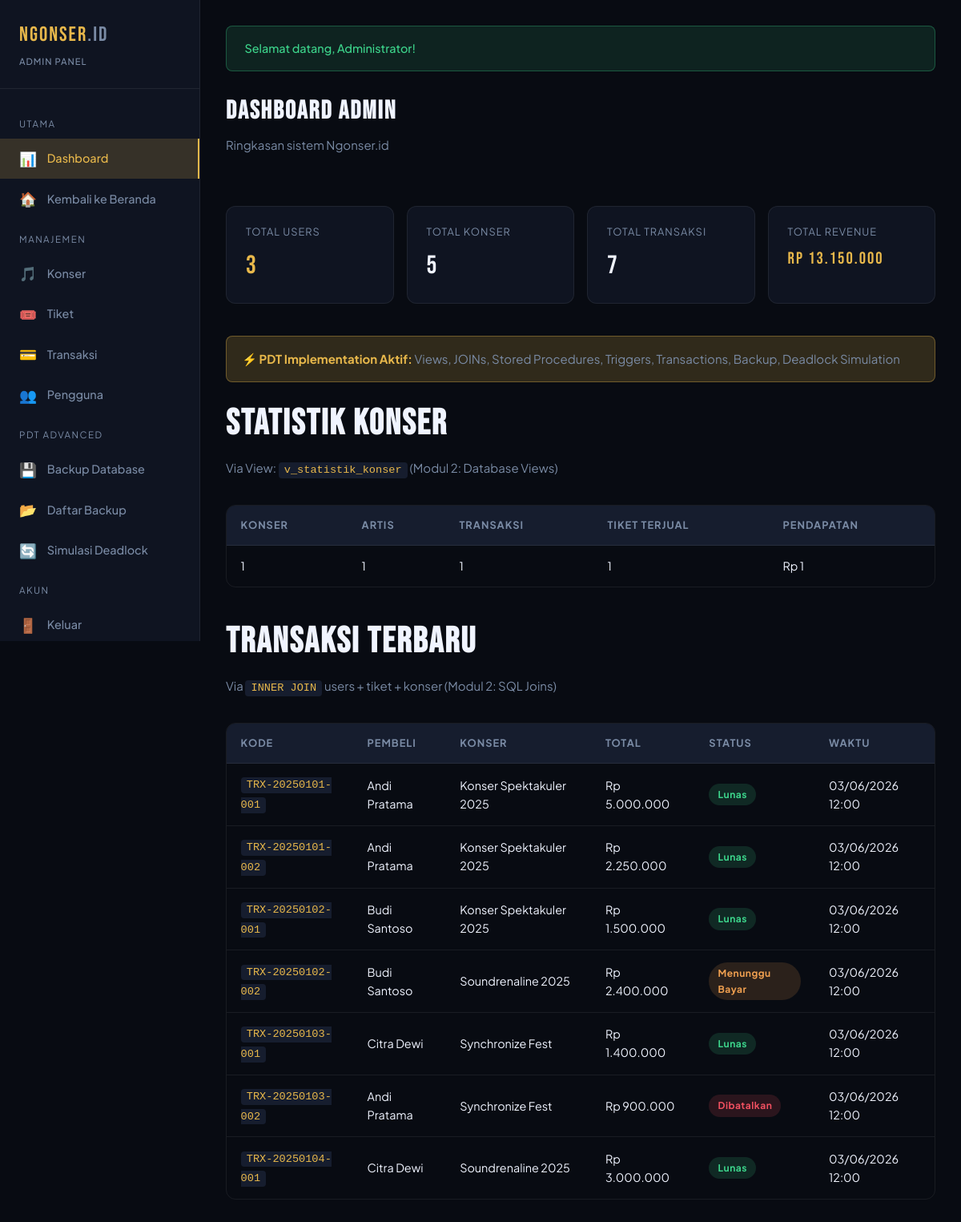
/admin.php (signed in), run on the app's committed database.
### tables this page shows
CREATE TABLE `transaksi` (
  `id` int NOT NULL AUTO_INCREMENT,
  `kode_transaksi` varchar(30) NOT NULL,
  `user_id` int NOT NULL,
  `tiket_id` int NOT NULL,
  `jumlah_tiket` int NOT NULL DEFAULT '1',
  `total_harga` decimal(14,2) NOT NULL,
  `status` enum('pending','paid','cancelled','refunded') DEFAULT 'pending',
  `metode_bayar` varchar(50) DEFAULT NULL,
  `catatan` text,
  `created_at` datetime DEFAULT CURRENT_TIMESTAMP,
  `updated_at` datetime DEFAULT CURRENT_TIMESTAMP ON UPDATE CURRENT_TIMESTAMP,
  PRIMARY KEY (`id`),
  UNIQUE KEY `kode_transaksi` (`kode_transaksi`),
  KEY `user_id` (`user_id`),
  KEY `tiket_id` (`tiket_id`),
  CONSTRAINT `transaksi_ibfk_1` FOREIGN KEY (`user_id`) REFERENCES `users` (`id`) ON DELETE CASCADE,
  CONSTRAINT `transaksi_ibfk_2` FOREIGN KEY (`tiket_id`) REFERENCES `tiket` (`id`) ON DELETE CASCADE
);

CREATE TABLE `users` (
  `id` int NOT NULL AUTO_INCREMENT,
  `nama` varchar(100) NOT NULL,
  `email` varchar(100) NOT NULL,
  `password` varchar(255) NOT NULL,
  `role` enum('admin','user') NOT NULL DEFAULT 'user',
  `phone` varchar(20) DEFAULT NULL,
  `created_at` datetime DEFAULT CURRENT_TIMESTAMP,
  `updated_at` datetime DEFAULT CURRENT_TIMESTAMP ON UPDATE CURRENT_TIMESTAMP,
  PRIMARY KEY (`id`),
  UNIQUE KEY `email` (`email`)
);

CREATE TABLE `konser` (
  `id` int NOT NULL AUTO_INCREMENT,
  `nama_konser` varchar(150) NOT NULL,
  `artis` varchar(100) NOT NULL,
  `venue` varchar(200) NOT NULL,
  `kota` varchar(100) NOT NULL,
  `tanggal_konser` date NOT NULL,
  `jam_mulai` time NOT NULL,
  `deskripsi` text,
  `poster` varchar(255) DEFAULT 'default.jpg',
  `status` enum('upcoming','ongoing','selesai','batal') DEFAULT 'upcoming',
  `created_at` datetime DEFAULT CURRENT_TIMESTAMP,
  PRIMARY KEY (`id`)
);

### admin.php (the view, shortened to what this page needs)
<?php
require_once __DIR__ . '/config/database.php';
$db   = getDB();
$page = sanitize($_GET['page'] ?? 'dashboard');
$data = [];
switch ($page) {
    case 'dashboard':
        $data['stats'] = $db->query("
            SELECT
                (SELECT COUNT(*) FROM users WHERE role='user') AS total_users,
                (SELECT COUNT(*) FROM konser)                   AS total_konser,
                (SELECT COUNT(*) FROM transaksi)                AS total_trx,
                (SELECT SUM(total_harga) FROM transaksi WHERE status='paid') AS total_revenue
        ")->fetch_assoc();
        $data['konser_stats'] = $db->query("SELECT * FROM v_statistik_konser LIMIT 5")->fetch_all(MYSQLI_ASSOC);
        $data['recent_trx']   = $db->query("
            SELECT tr.kode_transaksi, u.nama, k.nama_konser, tr.total_harga, tr.status, tr.created_at
            FROM transaksi tr
            INNER JOIN users u  ON tr.user_id  = u.id
            INNER JOIN tiket t  ON tr.tiket_id = t.id
            INNER JOIN konser k ON t.konser_id = k.id
            ORDER BY tr.created_at DESC LIMIT 8
        ")->fetch_all(MYSQLI_ASSOC);
        break;
}
require_once __DIR__ . '/admin_layout.php';
?>
<?php if ($page === 'dashboard'): ?>
<div class="d-flex justify-between align-center mb-4 flex-wrap">
  <div>
    <h1 class="page-title">DASHBOARD ADMIN</h1>
    <p class="page-subtitle">Ringkasan sistem Ngonser.id</p>
  </div>
</div>
<div class="stats-grid">
  <div class="stat-card">
    <div class="stat-label">Total Users</div>
    <div class="stat-value"><?= $data['stats']['total_users'] ?? 0 ?></div>
  </div>
  <div class="stat-card">
    <div class="stat-label">Total Konser</div>
    <div class="stat-value white"><?= $data['stats']['total_konser'] ?? 0 ?></div>
  </div>
  <div class="stat-card">
    <div class="stat-label">Total Transaksi</div>
    <div class="stat-value white"><?= $data['stats']['total_trx'] ?? 0 ?></div>
  </div>
  <div class="stat-card">
    <div class="stat-label">Total Revenue</div>
    <div class="stat-value" style="font-size:1.3rem"><?= formatRupiah($data['stats']['total_revenue'] ?? 0) ?></div>
  </div>
</div>
<div class="highlight-box mb-4">
  <strong class="text-accent">⚡ PDT Implementation Aktif:</strong>
  <span class="text-muted"> Views, JOINs, Stored Procedures, Triggers, Transactions, Backup, Deadlock Simulation</span>
</div>
<h2 class="section-title mb-1">STATISTIK KONSER</h2>
<p class="page-subtitle">Via View: <code>v_statistik_konser</code> (Modul 2: Database Views)</p>
<div class="table-wrapper mb-4">
  <table>
    <thead><tr><th>Konser</th><th>Artis</th><th>Transaksi</th><th>Tiket Terjual</th><th>Pendapatan</th></tr></thead>
    <tbody>
      <?php foreach ($data['konser_stats'] as $r): ?>
      <tr>
        <td><?= e($r['nama_konser']) ?></td>
        <td><?= e($r['artis']) ?></td>
        <td><?= $r['total_transaksi'] ?></td>
        <td><?= number_format($r['tiket_terjual'] ?? 0) ?></td>
        <td><?= formatRupiah($r['total_pendapatan'] ?? 0) ?></td>
      </tr>
      <?php endforeach; ?>
    </tbody>
  </table>
</div>
<h2 class="section-title mb-1">TRANSAKSI TERBARU</h2>
<p class="page-subtitle">Via <code>INNER JOIN</code> users + tiket + konser (Modul 2: SQL Joins)</p>
<div class="table-wrapper">
  <table>
    <thead><tr><th>Kode</th><th>Pembeli</th><th>Konser</th><th>Total</th><th>Status</th><th>Waktu</th></tr></thead>
    <tbody>
      <?php foreach ($data['recent_trx'] as $r): ?>
      <tr>
        <td><code><?= e($r['kode_transaksi']) ?></code></td>
        <td><?= e($r['nama']) ?></td>
        <td><?= e($r['nama_konser']) ?></td>
        <td><?= formatRupiah($r['total_harga']) ?></td>
        <td><?= slugStatus($r['status']) ?></td>
        <td><?= date('d/m/Y H:i', strtotime($r['created_at'])) ?></td>
      </tr>
      <?php endforeach; ?>
    </tbody>
  </table>
</div>
<?php endif; ?>
  </div>
</div>
</body>
</html>

### admin_layout.php (shortened to what this page needs)
<?php
require_once __DIR__ . '/config/database.php';
$flash = getFlash();
$currentPage = basename($_SERVER['PHP_SELF']);
?>
<!DOCTYPE html>
<html lang="id">
<head>
  <link rel="stylesheet" href="<?= APP_URL ?>/assets/css/style.css">
</head>
<body>
<div class="layout-admin">
  <aside class="sidebar">
    <div class="sidebar-brand">
      NGONSER<span style="color:var(--text-muted)">.ID</span>
      <small>Admin Panel</small>
    </div>
    <nav class="sidebar-menu">
      <div class="sidebar-section">Utama</div>
      <a href="<?= APP_URL ?>/admin.php"      class="sidebar-item <?= $currentPage==='admin.php'?'active':'' ?>">
        <span class="icon">📊</span> Dashboard
      </a>
      <a href="<?= APP_URL ?>/dashboard.php"  class="sidebar-item">
        <span class="icon">🏠</span> Kembali ke Beranda
      </a>
      <div class="sidebar-section">Manajemen</div>
      <a href="<?= APP_URL ?>/admin.php?page=konser"      class="sidebar-item <?= ($_GET['page']??'')==='konser'?'active':'' ?>">
        <span class="icon">🎵</span> Konser
      </a>
      <a href="<?= APP_URL ?>/admin.php?page=tiket"        class="sidebar-item <?= ($_GET['page']??'')==='tiket'?'active':'' ?>">
        <span class="icon">🎟️</span> Tiket
      </a>
      <a href="<?= APP_URL ?>/admin.php?page=transaksi"   class="sidebar-item <?= ($_GET['page']??'')==='transaksi'?'active':'' ?>">
        <span class="icon">💳</span> Transaksi
      </a>
      <a href="<?= APP_URL ?>/admin.php?page=users"       class="sidebar-item <?= ($_GET['page']??'')==='users'?'active':'' ?>">
        <span class="icon">👥</span> Pengguna
      </a>
      <div class="sidebar-section">PDT Advanced</div>
      <a href="<?= APP_URL ?>/backup.php"     class="sidebar-item <?= $currentPage==='backup.php'?'active':'' ?>">
        <span class="icon">💾</span> Backup Database
      </a>
      <a href="<?= APP_URL ?>/backup_list.php" class="sidebar-item <?= $currentPage==='backup_list.php'?'active':'' ?>">
        <span class="icon">📂</span> Daftar Backup
      </a>
      <a href="<?= APP_URL ?>/admin.php?page=deadlock"    class="sidebar-item <?= ($_GET['page']??'')==='deadlock'?'active':'' ?>">
        <span class="icon">🔄</span> Simulasi Deadlock
      </a>
      <div class="sidebar-section">Akun</div>
      <a href="<?= APP_URL ?>/logout.php" class="sidebar-item">
        <span class="icon">🚪</span> Keluar
      </a>
    </nav>
  </aside>
  <div class="main-content">
    <?php if ($flash): ?>
      <div class="flash flash-<?= e($flash['type']) ?>"><?= e($flash['msg']) ?></div>
    <?php endif; ?>

### config/database.php (shortened to what this page needs)
<?php
function e(string $str): string {
    return htmlspecialchars($str, ENT_QUOTES, 'UTF-8');
}
function sanitize(string $str): string {
    return trim(strip_tags($str));
}
function getFlash(): ?array {
    if (isset($_SESSION['flash'])) {
        $flash = $_SESSION['flash'];
        return $flash;
    }
    return null;
}
function formatRupiah(float $angka): string {
    return 'Rp ' . number_format($angka, 0, ',', '.');
}
function slugStatus(string $status): string {
    return match($status) {
        'paid'      => '<span class="badge badge-success">Lunas</span>',
        'pending'   => '<span class="badge badge-warning">Menunggu Bayar</span>',
        'cancelled' => '<span class="badge badge-danger">Dibatalkan</span>',
        'refunded'  => '<span class="badge badge-info">Refunded</span>',
        default     => '<span class="badge badge-secondary">' . e($status) . '</span>'
    };
}

### data on the page
transaksi: kode_transaksi "TRX-20250101-001", user.nama "Andi Pratama", konser.nama_konser "Konser Spektakuler 2025", total_harga "Rp 5.000.000", status "Lunas", created_at "03/06/2026 12:00"
transaksi: kode_transaksi "TRX-20250101-002", user.nama "Andi Pratama", konser.nama_konser "Konser Spektakuler 2025", total_harga "Rp 2.250.000", status "Lunas", created_at "03/06/2026 12:00"
transaksi: kode_transaksi "TRX-20250102-001", user.nama "Budi Santoso", konser.nama_konser "Konser Spektakuler 2025", total_harga "Rp 1.500.000", status "Lunas", created_at "03/06/2026 12:00"
transaksi: kode_transaksi "TRX-20250102-002", user.nama "Budi Santoso", konser.nama_konser "Soundrenaline 2025", total_harga "Rp 2.400.000", status "Menunggu Bayar", created_at "03/06/2026 12:00"
transaksi: kode_transaksi "TRX-20250103-001", user.nama "Citra Dewi", konser.nama_konser "Synchronize Fest", total_harga "Rp 1.400.000", status "Lunas", created_at "03/06/2026 12:00"
transaksi: kode_transaksi "TRX-20250103-002", user.nama "Andi Pratama", konser.nama_konser "Synchronize Fest", total_harga "Rp 900.000", status "Dibatalkan", created_at "03/06/2026 12:00"
transaksi: kode_transaksi "TRX-20250104-001", user.nama "Citra Dewi", konser.nama_konser "Soundrenaline 2025", total_harga "Rp 3.000.000", status "Lunas", created_at "03/06/2026 12:00"

### other printed values
$flash['msg'] "Selamat datang, Administrator!"
$data['stats']['total_users'] "3"
$data['stats']['total_konser'] "5"
$data['stats']['total_trx'] "7"
formatRupiah($data['stats']['total_revenue'] ?? 0) "Rp 13.150.000"
$r['nama_konser'] "1"
$r['artis'] "1"
$r['total_transaksi'] "1"
$r['tiket_terjual'] "1"
formatRupiah($r['total_pendapatan'] ?? 0) "Rp 1"
